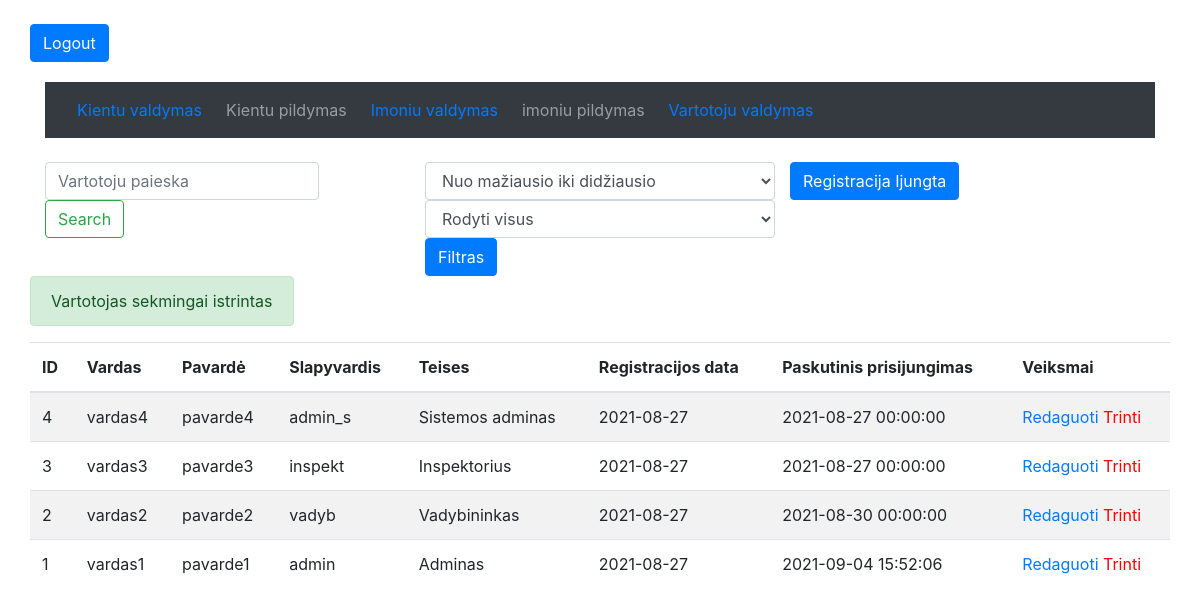
/vartotojai.php?trinti=4 (signed in), run on the app's committed database.
### tables this page shows
CREATE TABLE IF NOT EXISTS `vartotojai` (
  `ID` int(4) NOT NULL AUTO_INCREMENT,
  `vardas` varchar(120) NOT NULL,
  `pavarde` varchar(120) NOT NULL,
  `username` varchar(120) NOT NULL,
  `teises_id` int(4) NOT NULL,
  `password` varchar(120) NOT NULL,
  `registracijos_data` date NOT NULL,
  `paskutinis_prisijungimas` datetime NOT NULL,
  PRIMARY KEY (`ID`)
);

CREATE TABLE IF NOT EXISTS `vartotojai_teises` (
  `ID` int(4) NOT NULL AUTO_INCREMENT,
  `pavadinimas` varchar(120) NOT NULL,
  `reiksme` int(4) NOT NULL,
  PRIMARY KEY (`ID`)
);

### vartotojai.php (the view, shortened to what this page needs)
<?php require_once ("prijungimas.php"); ?>
<!DOCTYPE html>
<html lang="en">
<head>
    <?php require_once("priedai.php"); ?>
</head>
<body>
<?php require_once("prsijunges.php"); ?>
<?php if ($varT[3] != 2) { ?>
<?php
if($varT[3] == 4 || $varT[3] == 1) {
    if(isset($_GET["trinti"])){
        $id= $_GET["trinti"];
        $sql = ("DELETE FROM `vartotojai` WHERE `ID` = $id;");
            if (mysqli_query($prisijungimas, $sql)){
        $message = "Vartotojas sekmingai istrintas";
        $class = "success";
            } else
                $negerai = "Kazkas negerai";
        }
}
?>
    <div class="container">
        <?php require_once("priedai/menu.php"); ?>
        </nav>
        <div class="row">
            <div class="col-lg-4 col-md-3">
                <form class="form-inline" action="vartotojai.php" method="get">
                    <input class="form-control mr-sm-2" type="search" name="search" placeholder="Vartotoju paieska" aria-label="Search">
                    <button class="btn btn-outline-success my-2 my-sm-0" type="submit" name="search_push">Search</button>
                </form>
            </div>
            <div class="col-lg-4 col-md-3">
            <form action="vartotojai.php" method="get">
            <select class="form-control" name="rikiavimas_id">
            <?php if(isset($_GET["rikiavimas_id"]) && !empty($_GET["rikiavimas_id"]) && $_GET["rikiavimas_id"] != "default") {?>
                    <option value="DESC" selected="true"> Nuo didžiausio iki mažiausio</option>
                    <option value="ASC"> Nuo mažiausio iki didžiausio</option>
                    <?php } else { ?>
                    <option value="ASC" selected="true"> Nuo mažiausio iki didžiausio</option>
                    <?php } ?>
            </select>
            <select class="form-control" name="filtravimas">
                <?php if(isset($_GET["filtravimas"]) && !empty($_GET["filtravimas"]) && $_GET["filtravimas"] != "default") {?>
                    <option value="default">Rodyti visus</option>
                <?php } else { ?>
                    <option value="default" selected="true">Rodyti visus</option>
                <?php } ?>
                    </select>
                    <button class="btn btn-primary" type="submit" name="filtruoti">Filtras</button>
                </form>
            </div>
        <div class="col-lg-4 col-md-3">
        <?php if ($varT[3] == 1) { ?>
            <div class="row">
            <?php
            $sql = "SELECT * FROM `registracija` WHERE 1";
            $registracija = mysqli_query($prisijungimas, $sql);
            $reg_info = mysqli_fetch_array($registracija);
                if($reg_info["pasirinkimas"] == 1 ) { ?>
                    <form action="vartotojai.php" method="post">
                        <button class="btn btn-primary" type="submit" name="on">Registracija Ijungta</button>
                    </form>
                    <?php } ?>
            </div>
        <?php } ?>
    </div>
    <table class="table table-striped">
  <thead>
    <tr>
      <th scope="col">ID</th>
      <th scope="col">Vardas</th>
      <th scope="col">Pavardė</th>
      <th scope="col">Slapyvardis</th>
      <th scope="col">Teises</th>
      <th scope="col">Registracijos data</th>
      <th scope="col">Paskutinis prisijungimas</th>
      <th scope="col"><?php if($varT[3] == 4 || $varT[3] == 1 ) { echo "Veiksmai"; } ?></th>
    </tr>
  </thead>
  <tbody>
<?php
if(isset($_GET["filtravimas"]) && !empty($_GET["filtravimas"]) && $_GET["filtravimas"] != "default") {
    $filtravimas = "vartotojai.teises_id = ".$_GET["filtravimas"];
} else {
    $filtravimas = 1;
}
if(isset($_GET["rikiavimas_id"]) && !empty($_GET["rikiavimas_id"])) {
    $rikiavimas = $_GET["rikiavimas_id"];
} else {
    $rikiavimas = "DESC";
}
$sql = "SELECT vartotojai.ID, vartotojai.vardas, vartotojai.pavarde, vartotojai.username, vartotojai_teises.pavadinimas, vartotojai.registracijos_data, vartotojai.paskutinis_prisijungimas
FROM `vartotojai`
LEFT JOIN `vartotojai_teises` ON vartotojai.teises_id = vartotojai_teises.reiksme
WHERE $filtravimas
ORDER BY vartotojai.ID $rikiavimas
";
$rezultatas = $prisijungimas->query($sql);
    while($vartotojai = mysqli_fetch_array($rezultatas)) {
        echo "<tr>";
            echo "<td>". $vartotojai["ID"]."</td>";
            echo "<td>". $vartotojai["vardas"]."</td>";
            echo "<td>". $vartotojai["pavarde"]."</td>";
            echo "<td>". $vartotojai["username"]."</td>";
            echo "<td>". $vartotojai["pavadinimas"]."</td>";
            echo "<td>". $vartotojai["registracijos_data"]."</td>";
            echo "<td>". $vartotojai["paskutinis_prisijungimas"]."</td>";
            echo "<td>";
         if($varT[3] == 1 ) {
            echo "<a href='vartotojaiEdit.php?ID=".$vartotojai["ID"]."'>Redaguoti</a>";
         }
            if($varT[3] == 4 || $varT[3] == 1 ) {
            echo "<a class= 'red' href='vartotojai.php?trinti=".$vartotojai["ID"]."'>Trinti</a>";
         }
        echo "</td>";
        echo "</tr>";
    }
?>
<?php if(isset($message)) { ?>
    <div class="message alert alert-<?php echo $class; ?>" role="alert">
        <?php echo $message; ?>
    </div>
    <?php } ?>
        </tbody>
    </table>
</div>
<?php } else {
        echo "Error 404";
        echo "<br>";
        echo "<a href='klientai.php'>Back</a>";} ?>
</body>
</html>

### vartotojai.php (style rules this page uses)
.container { margin-bottom: 20px; }
form { margin-top: 24px; }
.red { color: red; }

### data on the page
vartotojai: ID "4", vardas "vardas4", pavarde "pavarde4", username "admin_s", vartotojai_teises.pavadinimas "Sistemos adminas", registracijos_data "2021-08-27", paskutinis_prisijungimas "2021-08-27 00:00:00"
vartotojai: ID "3", vardas "vardas3", pavarde "pavarde3", username "inspekt", vartotojai_teises.pavadinimas "Inspektorius", registracijos_data "2021-08-27", paskutinis_prisijungimas "2021-08-27 00:00:00"
vartotojai: ID "2", vardas "vardas2", pavarde "pavarde2", username "vadyb", vartotojai_teises.pavadinimas "Vadybininkas", registracijos_data "2021-08-27", paskutinis_prisijungimas "2021-08-30 00:00:00"
vartotojai: ID "1", vardas "vardas1", pavarde "pavarde1", username "admin", vartotojai_teises.pavadinimas "Adminas", registracijos_data "2021-08-27", paskutinis_prisijungimas "2021-09-04 15:52:06"

### other printed values
$message "Vartotojas sekmingai istrintas"
